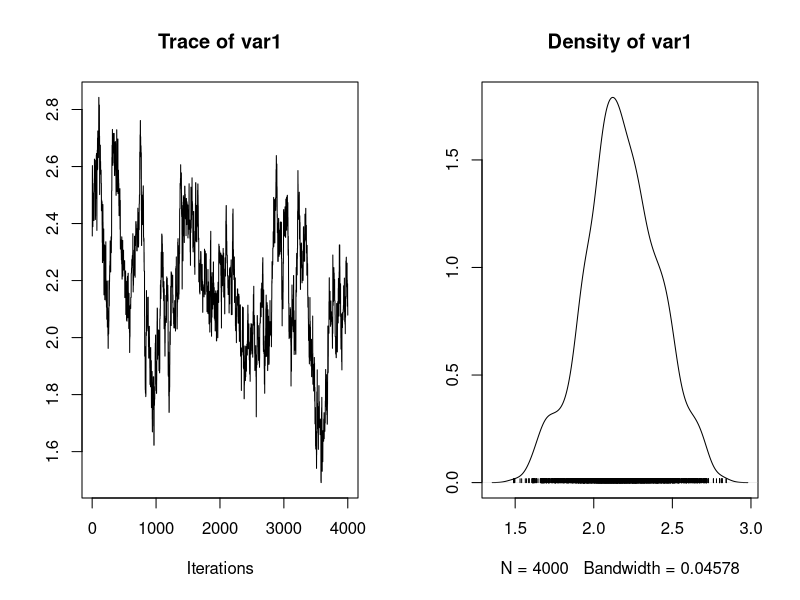
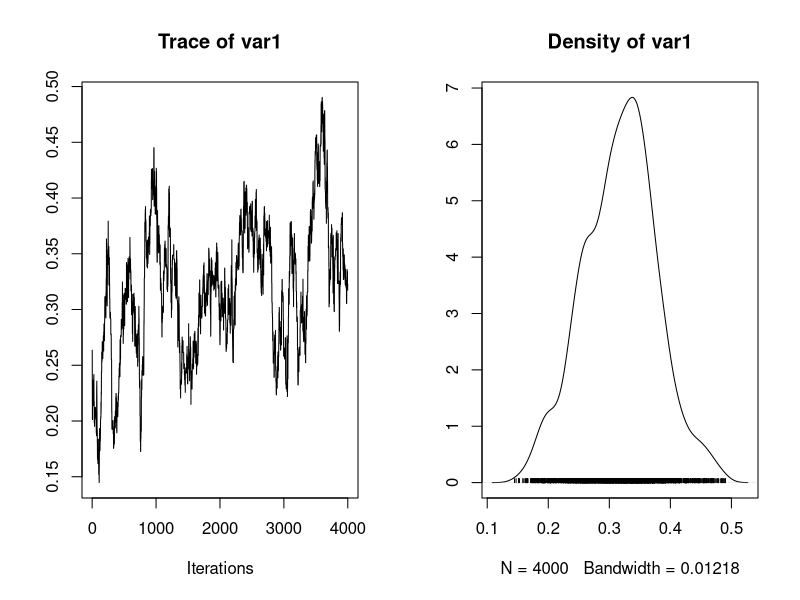
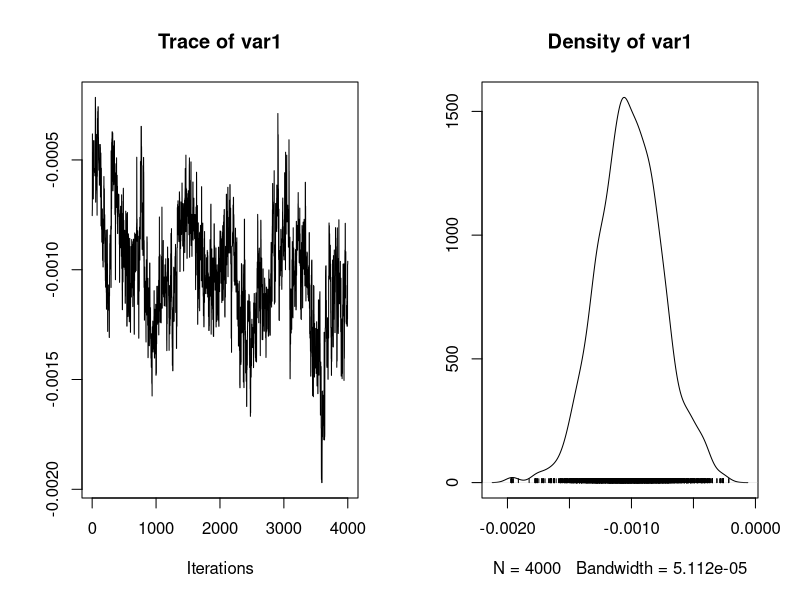
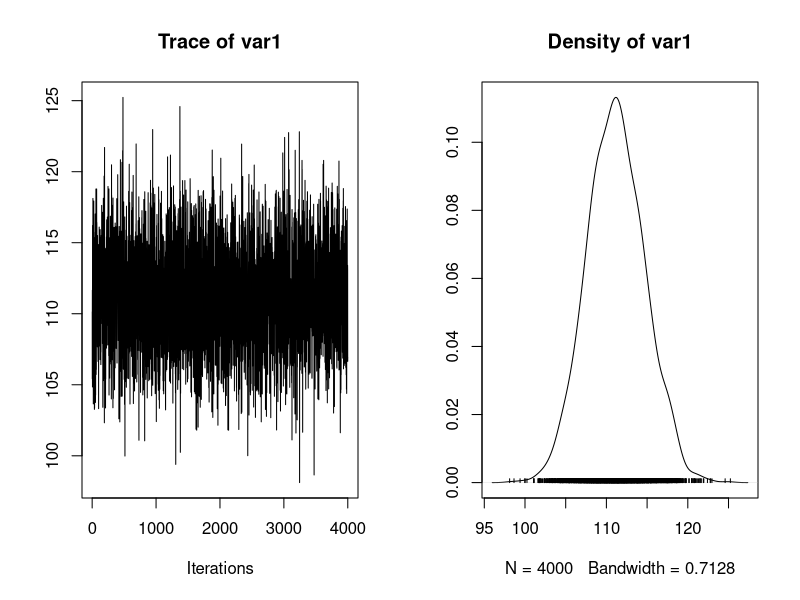

The R source for these figures, in order:
## ---- chunk 1
Ndoses <- 6                                          # Number of doses
Nplates <- 3                                         # Number of plates
y <- structure(c(15, 16, 16, 27, 33, 20, 21, 18, 26, # Number of revertant colonies measured
                 41, 38, 27, 29, 21, 33, 60, 41, 42), .Dim = c(6, 3))
x <- c(0, 10, 33, 100, 333, 1000)                    # Dose of quinoline (in \mu g per plate)
## ---- chunk 2
alpha <- 0
beta <- 0
gamma <- 0
tau <- 0.1
lambda <-structure(c(0, 0, 0, 0, 0, 0, 0, 0, 0, 0, 0, 0, 0, 0, 0, 0, 0, 0), 
                   .Dim = c(6, 3))
## ---- chunk 3
model <- function(Ndoses, Nplates, x, y, alpha, beta, gamma, tau, lambda, 
                  nchain, prop_sd){
  ## Hyperparameters
  alpha.sigma2 <- sqrt(1/.000001)
  beta.sigma2 <- sqrt(1/.000001)
  gamma.sigma2 <- sqrt(1/.000001)
  tau.xi <- .001
  tau.phi <- .001
  ## Initialization
  mu <- matrix(NA, nrow = Ndoses, ncol = Nplates)
  mu.candidate <- matrix(NA, nrow = Ndoses, ncol = Nplates)
  chain <- matrix(NA, nrow = nchain + 1, ncol = 4)
  colnames(chain) <- c("alpha", "beta", "gamma", "tau")
  chain[1,] <- c(alpha, beta, gamma, tau)
  
  ## Acceptation proba 
  prob_alpha <- 0
  prob_beta <- 0
  prob_gamma <- 0
  
  ## Update
  for(k in 1:nchain){
    tau.rate <- tau.xi + .5*Ndoses*Nplates
    tau.shape <- 1/tau.phi + .5*sum(lambda**2)
    tau <- rgamma(n = 1, rate = tau.rate, shape = tau.shape)
    chain[k + 1, 4] <- tau
    lambda <- structure(rnorm(n = Nplates * Ndoses, mean = 0, sd = 1/sqrt(chain[k + 1, 4])), .Dim = c(Ndoses, Nplates))
    for(j in 1:Ndoses){
      for(i in 1:Nplates){
        mu[j, i] <- exp(chain[k, 1] + chain[k, 2] * log(x[j] + 10) + chain[k, 3] * x[j] + lambda[j, i])
      }
    }
    # Metropolis-Hastings for alpha
    alpha.candidate <- rnorm(1, mean = chain[k, 1], sd = prop_sd[1])
    for(j in 1:Ndoses){
      for(i in 1:Nplates){
        mu.candidate[j, i] <- exp(alpha.candidate + chain[k, 2] * log(x[j] + 10) + chain[k, 3] * x[j] + lambda[j, i])
      }
    }
    alpha.top <- alpha.candidate^2 / (2*alpha.sigma2) + sum(y * log(mu.candidate) - mu.candidate)
    alpha.bottom <- chain[k, 1]^2 / (2*alpha.sigma2) + sum(y * log(mu) - mu)
    alpha.ratio <- alpha.top - alpha.bottom
    if(!is.na(alpha.ratio) && log(runif(1)) < alpha.ratio){
      chain[k + 1, 1] <- alpha.candidate
      prob_alpha <- prob_alpha + 1
    } else {
      chain[k + 1, 1] <- chain[k, 1]
    }
    # Metropolis-Hastings for beta
    beta.candidate <- rnorm(1, mean = chain[k, 2], sd = prop_sd[2])
    for(j in 1:Ndoses){
      for(i in 1:Nplates){
        mu[j,i] <- exp(chain[k+1,1] + chain[k,2]*log(x[j]+10) + chain[k,3]*x[j] + lambda[j,i])
        mu.candidate[j, i] <- exp(chain[k+1,1] + beta.candidate * log(x[j] + 10) + chain[k, 3] * x[j] + lambda[j, i])
      }
    }
    beta.top <- beta.candidate^2 / (2*beta.sigma2) + sum(y * log(mu.candidate) - mu.candidate)
    beta.bottom <- chain[k, 2]^2 / (2*beta.sigma2) + sum(y * log(mu) - mu)
    beta.ratio <- beta.top - beta.bottom
    if(!is.na(beta.ratio) && log(runif(1)) < beta.ratio){
      chain[k + 1, 2] <- beta.candidate
      prob_beta <- prob_beta + 1
    } else {
      chain[k + 1, 2] <- chain[k, 2]
    }
    # Metropolis-Hastings for gamma
    gamma.candidate <- rnorm(1, mean = chain[k, 3], sd = prop_sd[3])
    for(j in 1:Ndoses){
      for(i in 1:Nplates){
        mu[j,i] <- exp(chain[k+1,1] + chain[k+1,2]*log(x[j]+10) + chain[k,3]*x[j]+lambda[j,i])
        mu.candidate[j, i] <- exp(chain[k+1, 1] + chain[k+1, 2] * log(x[j] + 10) + gamma.candidate * x[j] + lambda[j, i])
      }
    }
    gamma.top <- gamma.candidate^2 / (2*gamma.sigma2) + sum(y * log(mu.candidate) - mu.candidate)
    gamma.bottom <- chain[k, 3]^2 / (2*gamma.sigma2) + sum(y * log(mu) - mu)
    gamma.ratio <- gamma.top - gamma.bottom
    if(!is.na(gamma.ratio) && log(runif(1)) < gamma.ratio){
      chain[k + 1, 3] <- gamma.candidate
      prob_gamma <- prob_gamma + 1
    } else {
      chain[k + 1, 3] <- chain[k, 3]
    }
  }
  return(list(chain = chain, acc_proba = c(prob_alpha, prob_beta, prob_gamma)/nchain))
}
## ---- chunk 4
nchain <- 5000
prop_sd <-  c(.1,.02,.0002)
result <- model(Ndoses, Nplates, x, y, alpha, beta, gamma, tau, lambda, nchain, prop_sd)
## ---- chunk 5
library(coda)
chain.new <- result$chain[1001:5000,]
plot(mcmc(chain.new[,1]))
plot(mcmc(chain.new[,2]))
plot(mcmc(chain.new[,3]))
plot(mcmc(chain.new[,4]))
## ---- chunk 6
# Probabilite d'acceptation en moyenne (faut qu'il soit entre 40-50%)
mean(result$acc_proba)
## ---- chunk 7
chain <- result$chain[1001:4001,]
res = data.frame(
  mean = round(apply(chain, 2, mean), 4),
  sd = round(apply(chain, 2, sd), 4)
)
print(res)
